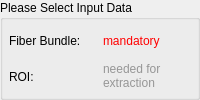
    <widget class="QGroupBox" name="m_InputData">
     <property name="title">
      <string>Please Select Input Data</string>
     </property>
     <layout class="QGridLayout" name="gridLayout_9">
      <property name="leftMargin">
       <number>6</number>
      </property>
      <property name="topMargin">
       <number>6</number>
      </property>
      <property name="rightMargin">
       <number>6</number>
      </property>
      <property name="bottomMargin">
       <number>6</number>
      </property>
      <item row="0" column="1">
       <widget class="QLabel" name="m_FibLabel">
        <property name="text">
         <string>&lt;html&gt;&lt;head/&gt;&lt;body&gt;&lt;p&gt;&lt;span style=&quot; color:#ff0000;&quot;&gt;mandatory&lt;/span&gt;&lt;/p&gt;&lt;/body&gt;&lt;/html&gt;</string>
        </property>
        <property name="wordWrap">
         <bool>true</bool>
        </property>
       </widget>
      </item>
      <item row="1" column="1">
       <widget class="QLabel" name="m_PfLabel">
        <property name="text">
         <string>&lt;html&gt;&lt;head/&gt;&lt;body&gt;&lt;p&gt;&lt;span style=&quot; color:#969696;&quot;&gt;needed for extraction&lt;/span&gt;&lt;/p&gt;&lt;/body&gt;&lt;/html&gt;</string>
        </property>
        <property name="wordWrap">
         <bool>true</bool>
        </property>
       </widget>
      </item>
      <item row="0" column="0">
       <widget class="QLabel" name="label_2">
        <property name="toolTip">
         <string>Input DTI</string>
        </property>
        <property name="text">
         <string>Fiber Bundle:</string>
        </property>
       </widget>
      </item>
      <item row="1" column="0">
       <widget class="QLabel" name="label_6">
        <property name="toolTip">
         <string>Binary seed ROI. If not specified, the whole image area is seeded.</string>
        </property>
        <property name="text">
         <string>ROI:</string>
        </property>
       </widget>
      </item>
     </layout>
    </widget>
